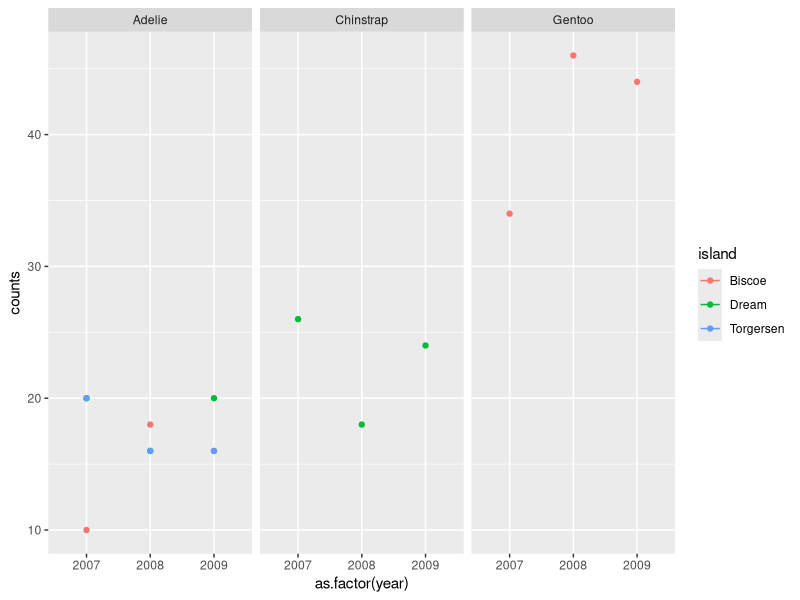

This figure's R source:
## ---- chunk 1
knitr::opts_chunk$set(echo = TRUE)
## ---- chunk 2
library(tidyverse)
library(palmerpenguins)

data("penguins")
## ---- chunk 3
penguin_counts <- penguins %>% 
  group_by(year, island, species) %>% 
  summarize(counts = length(year))
  
ggplot(penguin_counts, aes(x = as.factor(year), y = counts, color = island)) +
  geom_point() +
  geom_line() +
  facet_wrap(~species)
